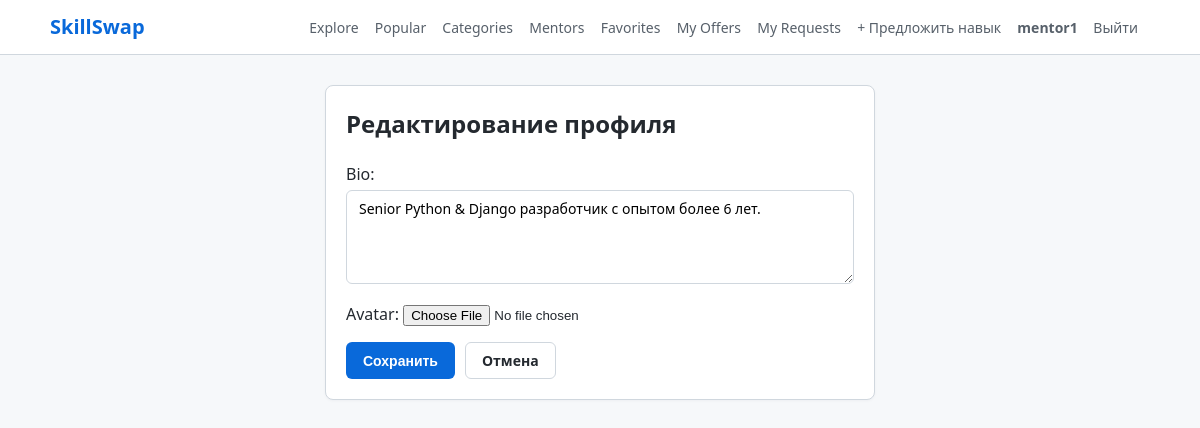
The page /accounts/profile/edit/ (signed in) on the database its author committed.
### accounts/models.py (models this page shows, shortened)
class User(AbstractUser):
    ROLE_CHOICES = [
        ("superadmin", "Супер админ"),
        ("admin", "Админ"),
        ("user", "Юзер"),
    ]
    role = models.CharField(max_length=20, choices=ROLE_CHOICES, default="user")
    is_banned = models.BooleanField(default=False)
    avatar = models.ImageField(upload_to="avatars/", null=True, blank=True)
    bio = models.TextField(blank=True, default="")
    def is_super_admin(self) -> bool:
        return self.is_superuser or self.role == "superadmin"
    def is_any_admin(self) -> bool:
        return self.is_superuser or self.role in ("superadmin", "admin")

### accounts/views.py (the view)
# urls.py: path("profile/edit/", views.profile_edit_view, name="profile_edit"),
@login_required
def profile_edit_view(request: HttpRequest) -> HttpResponse:
    if request.method == "POST":
        form = ProfileEditForm(request.POST, request.FILES, instance=request.user)
        if form.is_valid():
            form.save()
            messages.success(request, "Профиль успешно обновлен.")
            return redirect("accounts:profile", username=request.user.username)
    else:
        form = ProfileEditForm(instance=request.user)
    return render(request, "accounts/profile_edit.html", {"form": form})

### accounts/forms.py
class ProfileEditForm(forms.ModelForm):
    class Meta:
        model = User
        fields = ["bio", "avatar"]
        widgets = {
            "bio": forms.Textarea(attrs={"rows": 4, "placeholder": "Расскажите о себе"}),
        }

### templates/accounts/profile_edit.html (shortened to what this page needs)
{% extends "base.html" %}
{% block content %}
<div style="max-width: 550px; margin: 30px auto;" class="card">
    <h2 style="margin-bottom: 20px;">Редактирование профиля</h2>
    <form method="post" enctype="multipart/form-data">
        {{ form.as_p }}
        <div style="margin-top: 16px; display: flex; gap: 10px;">
            <button type="submit" class="btn btn-primary">Сохранить</button>
            <a href="{% url 'accounts:profile' username=user.username %}" class="btn btn-outline">Отмена</a>
        </div>
    </form>
</div>
{% endblock %}

### templates/_header.html (shortened to what this page needs)
{% load static %}
<header>
    <div class="nav-container">
        <a href="{% url 'offers:explore' %}" class="brand">SkillSwap</a>
        <nav>
            <a href="{% url 'offers:explore' %}">Explore</a>
            <a href="{% url 'offers:popular' %}">Popular</a>
            <a href="{% url 'offers:categories_list' %}">Categories</a>
            <a href="{% url 'offers:mentors_list' %}">Mentors</a>
            {% if user.is_authenticated %}
                <a href="{% url 'offers:favorites_list' %}">Favorites</a>
                <a href="{% url 'offers:my_offers' %}">My Offers</a>
                <a href="{% url 'offers:my_requests' %}">My Requests</a>
                <a href="{% url 'offers:offer_create' %}">+ Предложить навык</a>
                <a href="{% url 'accounts:profile' username=user.username %}">
                    <strong>{{ user.username }}</strong>
                </a>
                <a href="{% url 'accounts:logout' %}">Выйти</a>
            {% else %}
                <a href="{% url 'accounts:login' %}">Войти</a>
                <a href="{% url 'accounts:register' %}" class="btn btn-primary" style="padding: 4px 12px; color: white;">Регистрация</a>
            {% endif %}
        </nav>
    </div>
</header>

### static/style.css (style rules this page uses)
* { box-sizing: border-box; margin: 0; padding: 0; }
body { font-family: system-ui, -apple-system, "Segoe UI", Roboto, sans-serif; color: #24292f; background-color: #f6f8fa; line-height: 1.5; padding-bottom: 50px; }
header { background-color: #ffffff; border-bottom: 1px solid #d0d7de; padding: 12px 24px; margin-bottom: 24px; }
.nav-container { max-width: 1100px; margin: 0 auto; display: flex; justify-content: space-between; align-items: center; flex-wrap: wrap; gap: 12px; }
.brand { font-size: 20px; font-weight: 700; color: #0969da; text-decoration: none; }
nav a { color: #57606a; text-decoration: none; font-size: 14px; font-weight: 500; margin-right: 12px; }
.card { background-color: #ffffff; border: 1px solid #d0d7de; border-radius: 8px; padding: 20px; margin-bottom: 20px; box-shadow: 0 1px 3px rgba(31,35,40,0.04); }
.btn { display: inline-block; padding: 7px 16px; font-size: 14px; font-weight: 600; text-align: center; border-radius: 6px; text-decoration: none; cursor: pointer; border: 1px solid transparent; }
.btn-primary { background-color: #0969da; color: #ffffff; }
.btn-outline { background-color: transparent; color: #24292f; border: 1px solid #d0d7de; }
input[type="text"], input[type="email"], input[type="password"], select, textarea { width: 100%; padding: 8px 12px; font-size: 14px; border: 1px solid #d0d7de; border-radius: 6px; margin-top: 4px; margin-bottom: 12px; font-family: inherit; }

### rows shown on the page
User: username "mentor1", bio "Senior Python & Django разработчик с опытом более 6 лет."
